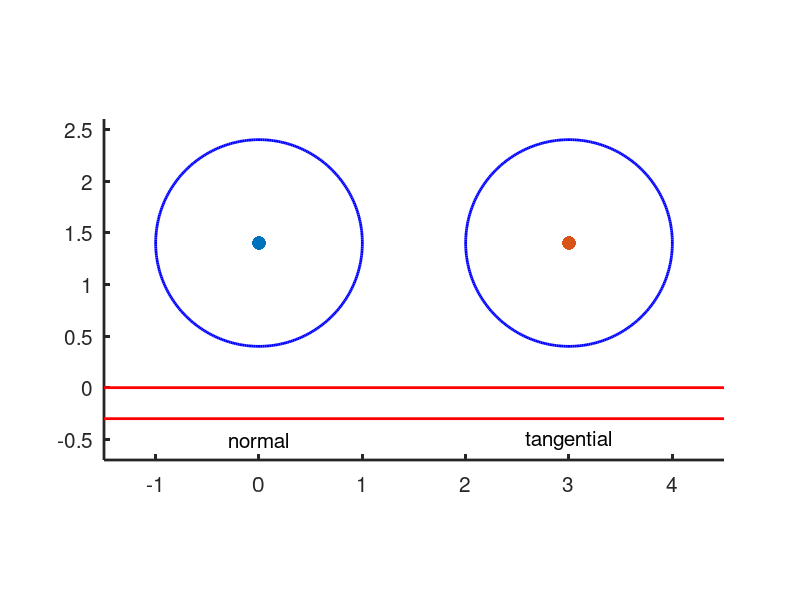

MATLAB code for this plot: (Note: this script raises an error after producing the figure.)

print_fig=0;

set(0,'defaultlinelinewidth',2);
set(0,'defaultaxeslinewidth',2);
set(0,'defaulttextfontsize',15);
set(0,'defaultaxesfontsize',15);
set(0,'defaultfigurepaperpositionmode','auto');

figure(1); clf; hold on
axis equal

R=1;
th=0:360; sn=sin(th*pi/180); cs=cos(th*pi/180);

% in vierkant [0,1] x [0,1]:
x_spring=[0  0   -1  1   -1  1   -1  1   0   0 ]/2;
y_spring=[0 0.4 0.5 0.7 0.9 1.1 1.3 1.5 1.6 2.0]/2;

% in rechthoek [-0.25,0.25] x [0,1]:
x_damp_lrg  =[-1 -1 1 1 NaN -0.6 0.6 NaN 0 0 NaN  0  0]/4;
y_damp_lrg  =[ 2  1 1 2 NaN  1.5 1.5 NaN 1 0 NaN 1.5 3]/3;

% in rechthoek [-0.25,0.25] x [0,1]:
x_damp_sml  =[-1 -1 1 1 NaN 0 0 NaN  0  0]/4;
y_damp_sml  =[ 2  1 1 2 NaN 1 0 NaN 1.3 3]/3;

% in vierkant [0,1] x [0,1]:
x_par_spring_damp = [0.35+x_spring*0.4, NaN, -0.35+x_damp_lrg*0.8 NaN, ...
                    -0.35 0.35 NaN, 0 0    NaN, -0.35 0.35 NaN, 0    0];
x_par_spring_damp = (x_par_spring_damp+0.55) / 1.1;
y_par_spring_damp = [0.15+0.7*y_spring, NaN,  0.15+0.7*y_damp_lrg NaN,  ...
                     0.15 0.15 NaN, 0 0.15 NaN,  0.85 0.85 NaN, 0.85 1];

% horizontaal, in rechthoek [0, 1.6] x [-0.25,0.25]
y_damp_lrg(end-3)=0.1;
y_damp_lrg(end)=0.8;
x_ser_spring_damp = [y_damp_lrg, NaN, y_spring+0.7] - 0.1;
y_ser_spring_damp = [x_damp_lrg, NaN, x_spring/2];
y_damp_lrg(end-3)=0;
y_damp_lrg(end)=1;

% center positions of wheels 1, 2:
x1 = 0; y1 = R+0.4;
x2 = 3; y2 = y1;

% first wheel

plot(x1, y1, '.', 'markersize', 30)
plot(x1+R*cs, y1+R*sn, 'b');

% second wheel

plot(x2, y2, '.', 'markersize', 30);
plot(x2+R*cs, y2+R*sn, 'b');

% rail

plot([x1-1.5*R x2+1.5*R],  0.00*R*[1 1], 'r');
plot([x1-1.5*R x2+1.5*R], -0.30*R*[1 1], 'r');

text(x1, -0.5, 'normal', 'horizontalalignment','center');
text(x2, -0.5, 'tangential', 'horizontalalignment','center');

axis([x1-1.5*R x2+1.5*R -0.7 y1+1.2*R]);

if (0==1)
   % first version: parallel spring and damper

   % vertical: spring
   sclx = 0.4;
   scly = 0.6;
   plot(x1+sclx*x_spring, y1-R+scly*(y_spring-1), 'k');

   % horizontal: spring + damper
   sclx = 0.45;
   scly = 0.6;
   yc = y2 - R + sclx*(-0.65);
   plot(x2+scly*(y_par_spring_damp-0.5), y2-R+sclx*(x_par_spring_damp-1.15),'k');
   plot((x2-0.5*scly)*[1 1], [ 0  yc ], 'k');
   plot((x2+0.5*scly)*[1 1], [ yc 2.1*yc], 'k');

elseif (1==1)
   % second version: serial spring and damper

   % vertical: spring and two dampers
   ofsx = 0;
   sclx = 0.4;
   scly = 0.39;
   l1=plot_arrow([x1-0.4,y1-R-0.35], [0.8, 0.3], [0 .75 .75], 0.5);
   plot(x1+ofsx+sclx*x_spring, y1-R+scly*(y_spring-1), 'k');

   % unilateral contact allowing separation
   plot(x1+ofsx+sclx*[-0.8 0.8], y1-R-scly+[0.01 0.01], 'k');

   % dampers
   ofsx = 0.27;
   sclx = 0.15;
   scly = 0.41;
   l4 = plot(x1+ofsx+sclx*x_damp_sml, y1-R+0.03+scly*(y_damp_sml-1), 'k');

   ofsx = -0.27;
   l5 = plot(x1+ofsx+sclx*x_damp_sml, y1-R+0.03+scly*(y_damp_sml-1), 'k');

   % horizontal: spring + damper
   % in rechthoek [0,1.7] x [-0.25,0.25]
   sclx = 0.6;
   scly = 0.45;
   yc = (y2 - R)/2;
   l2=plot_arrow([x2-0.4,y2-R-0.35], [0.8, 0.3], [0 .75 .75], 0.5);
   plot(x2+sclx*(x_ser_spring_damp-0.8), yc+scly*y_ser_spring_damp,'k');
   plot((x2-0.8*sclx)*[1 1], [ 0  yc ], 'k');
   plot((x2+0.8*sclx)*[1 1], [ yc 2.5*yc], 'k');

   % friction: down-arrow:
   l3=fill(x2+sclx*-0.8+[-0.07 0.07 0], yc+[-0.1, -0.1, -0.2],'k');

   if (print_fig)
      axis off
      axis tight
      print -depsc cntc_fric_spring_dashpot2_var.eps
      print -djpeg95 cntc_fric_spring_dashpot2_var.jpg

      % set([l1;l2],'visible','off');
      % print -depsc cntc_fric_spring_dashpot2.eps
      % print -djpeg95 cntc_fric_spring_dashpot2.jpg

      % set([l3],'visible','off');
      % print -depsc cntc_spring_dashpot2.eps
      % print -djpeg95 cntc_spring_dashpot2.jpg

      % set([l1;l2],'visible','on');
      % print -depsc cntc_spring_dashpot2_var.eps
      % print -djpeg95 cntc_spring_dashpot2_var.jpg
   end

else
   % third version: just a damper

   % vertical: spring
   sclx = 0.4;
   scly = 0.4;
   l1=plot_arrow([x1-0.4,y1-R-0.35], [0.8, 0.3], [0 .75 .75], 0.5);
   plot(x1+sclx*x_spring, y1-R+scly*(y_spring-1), 'k');

   % horizontal: damper
   % in rechthoek [0,1.7] x [-0.25,0.25]
   sclx = 0.6;
   scly = 0.45;
   yc = (y2 - R)/2;
   l2=plot_arrow([x2-0.4,y2-R-0.35], [0.8, 0.3], [0 .75 .75], 0.5);
   plot(x2+sclx*(y_damp_lrg-0.5), yc+scly*x_damp_lrg,'k');
   plot((x2-0.5*sclx)*[1 1], [ 0  yc ], 'k');
   plot((x2+0.5*sclx)*[1 1], [ yc 2.3*yc], 'k');

   % friction: down-arrow:
   l3=fill(x2+sclx*-0.5+[-0.07 0.07 0], yc+[-0.1, -0.1, -0.2],'k');

   if (print_fig)
      axis off
      axis tight
      print -depsc cntc_fric_dashpot_var.eps
      print -djpeg95 cntc_fric_dashpot_var.jpg

      set([l1;l2],'visible','off');
      print -depsc cntc_fric_dashpot.eps
      print -djpeg95 cntc_fric_dashpot.jpg

      set([l3],'visible','off');
      print -depsc cntc_dashpot.eps
      print -djpeg95 cntc_dashpot.jpg

      set([l1;l2],'visible','on');
      print -depsc cntc_dashpot_var.eps
      print -djpeg95 cntc_dashpot_var.jpg
   end
end

